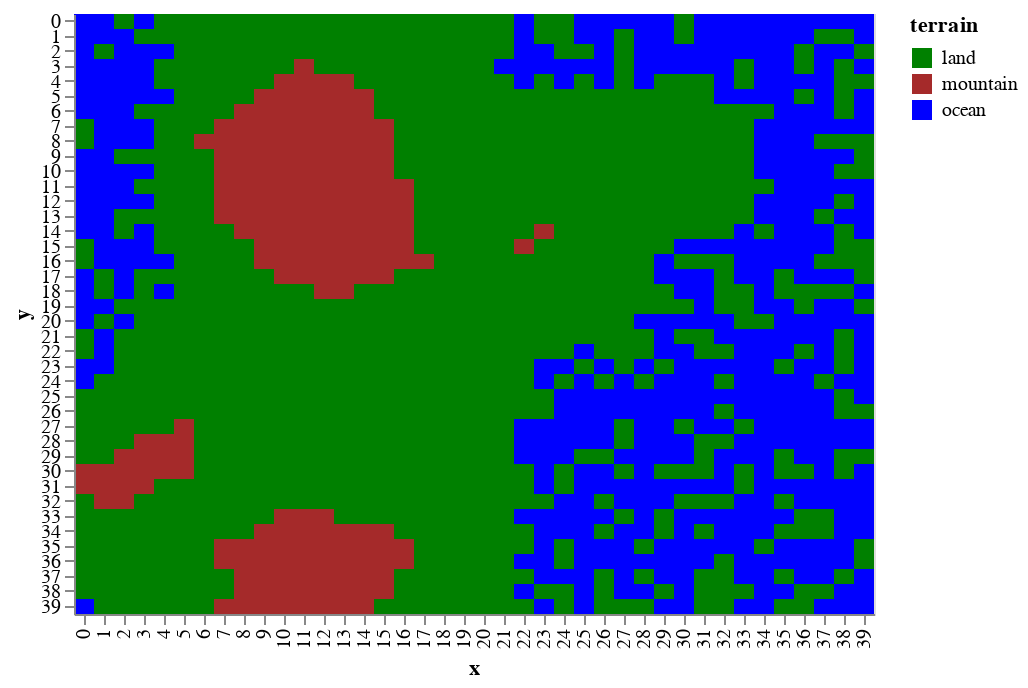

Write notebook code for a chart like this one.
### Markdown cell above
If the oceans were to come in at `height == 0` then you can assume that lower terrain is _under water_

### Code cell
draw.drawTerrainTypes(world.grid_elevation,world.landscape)

### Figure 1 — Vega-Lite specification as saved in the notebook (floating-point values rounded to 4 significant figures; data arrays with more than 128 entries replaced by an {"elided": "..."} marker saying what was removed)
{"$schema": "https://vega.github.io/schema/vega-lite/v2.6.0.json", "config": {"view": {"height": 300, "width": 400}}, "data": {"name": "data-f1fa482125170a033363a4e5618f4707"}, "datasets": {"data-f1fa482125170a033363a4e5618f4707": {"elided": "1600 records"}}, "encoding": {"color": {"field": "terrain", "scale": {"domain": ["land", "mountain", "ocean"], "range": ["green", "brown", "blue"]}, "type": "nominal"}, "x": {"field": "x", "type": "ordinal"}, "y": {"field": "y", "type": "ordinal"}}, "mark": "rect"}
